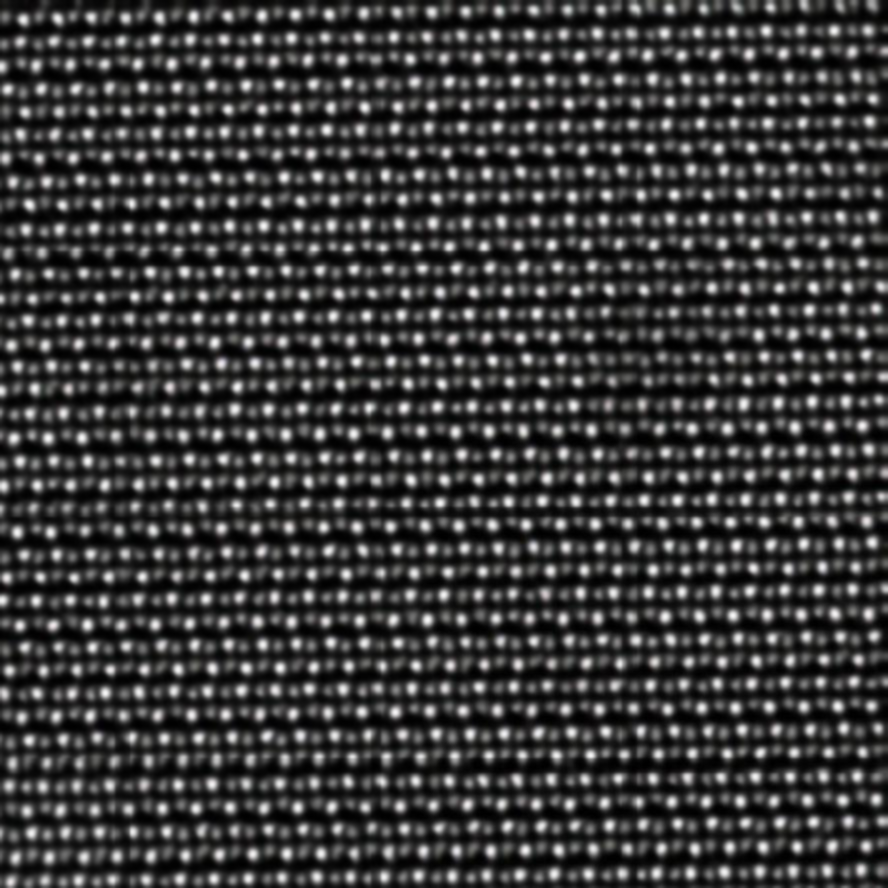
#> input picture classify/inputs/4-10-new-JEOL DF 15MX 400=beam .tif, 888 x 888 px
$ python -i pkg.py   (imports and definitions only)
#> lines starting #> are read from the running program, lines starting #| are printed output that depends on the picture
import pandas as pd
import numpy as np
import matplotlib.pyplot as plt
from scipy.ndimage import gaussian_filter
from scipy.optimize import curve_fit
from scipy.spatial import KDTree
from skimage.feature import peak_local_max
from sklearn.cluster import DBSCAN
from scipy.stats import gaussian_kde
import tkinter as tk
from tkinter import ttk, filedialog
from matplotlib.backends.backend_tkagg import FigureCanvasTkAgg


# 定义简化的二维高斯函数
def gaussian2d(xy, A, x0, y0, sigma_x, sigma_y, B):
    x, y = xy
    return A * np.exp(-((x - x0) ** 2 / (2 * sigma_x ** 2) + (y - y0) ** 2 / (2 * sigma_y ** 2))) + B
def filter_close_positions(positions, min_distance, filtered_img):
    """
    使用KDTree加速距离计算，过滤掉距离小于min_distance的坐标，保留像素值最大的那个。
    参数：
    positions: 原子坐标列表，每个坐标为[行, 列]。
    min_distance: 距离阈值，距离小于该值的坐标会被过滤掉。
    filtered_img: 图像数据，用于比较每个位置的像素值。
    返回：
    updated_positions: 筛选后的坐标列表。
    """
    # 创建KDTree
    tree = KDTree(positions)
    updated_positions = []

    # 遍历每个坐标
    for i, (x, y) in enumerate(positions):
        # 当前坐标的像素值
        value = filtered_img[int(y), int(x)]

        # 查找距离当前点小于min_distance的所有点
        neighbors = tree.query_ball_point([x, y], min_distance)

        # 如果没有邻居，则直接添加
        if not neighbors:
            updated_positions.append([x, y])
        else:
            # 检查邻居中像素值最大的点
            max_value = value
            best_pos = [x, y]
            for idx in neighbors:
                xx, yy = positions[idx]
                neighbor_value = filtered_img[int(yy), int(xx)]
                if neighbor_value > max_value:
                    max_value = neighbor_value
                    best_pos = [xx, yy]

            # 添加最优位置
            updated_positions.append(best_pos)

    return updated_positions

def process_frame(frame, roi=None, sigma=2, min_distance=5, threshold_abs=100, cut_size=10, visualize=False):
    #     gray_frame = cv2.cvtColor(frame, cv2.COLOR_BGR2GRAY)
#> called with sigma = 2, min_distance = 5, threshold_abs = 100, cut_size = 10, visualize = False
    gray_frame = frame

    # 对整张图进行高斯滤波
    filtered_img = gaussian_filter(gray_frame, sigma=sigma)
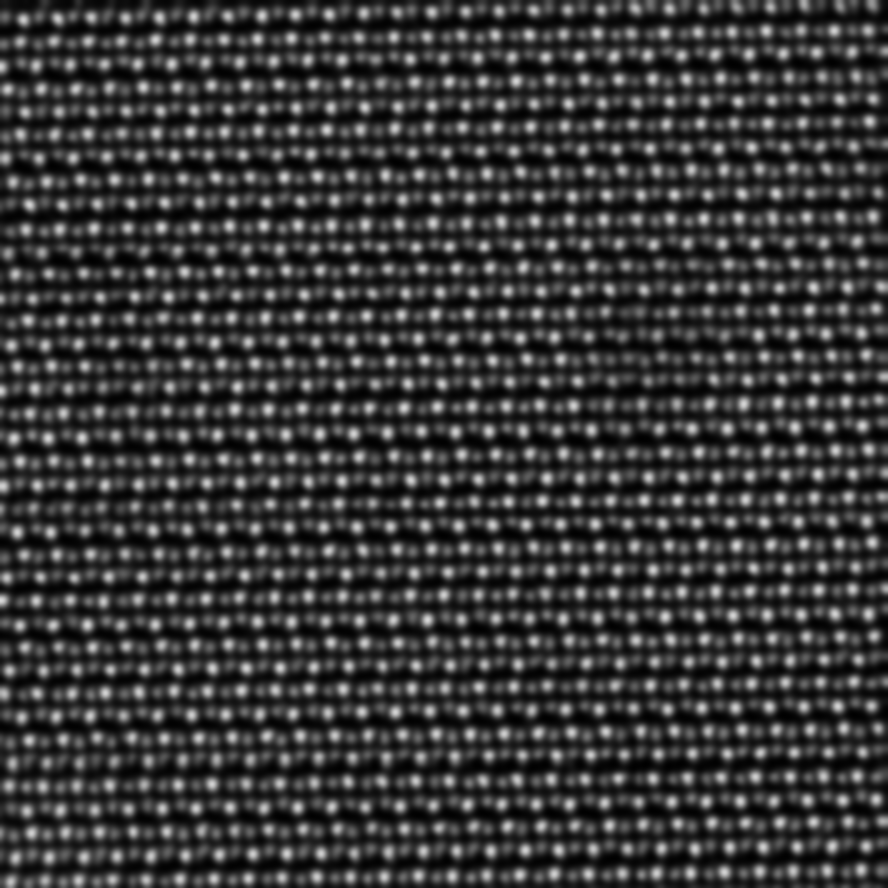
#> filtered_img: shape (888, 888); min 0, max 217, mean 57.5
    coordinates = peak_local_max(filtered_img, min_distance, threshold_abs, footprint=np.ones((3, 3)))
#> coordinates = 1553 pairs, first value 5 to 882, second value 5 to 882

    fit_results = []
    peak_heights = []  # 用来保存峰的高度
    for (y, x) in coordinates:
        x0, x1 = x - cut_size, x + cut_size + 1
        y0, y1 = y - cut_size, y + cut_size + 1
        if x0 < 0 or x1 > filtered_img.shape[1] or y0 < 0 or y1 > filtered_img.shape[0]:
            continue
        sub_img = filtered_img[y0:y1, x0:x1]
        x_grid, y_grid = np.meshgrid(np.arange(x0, x1), np.arange(y0, y1))
        xdata = np.vstack((x_grid.ravel(), y_grid.ravel()))
        initial_guess = (sub_img.max(), x, y, 0.05,0.05, sub_img.min())
        try:
            popt, _ = curve_fit(gaussian2d, xdata, sub_img.ravel(), p0=initial_guess)
            if popt[1] < 0 or popt[1] > filtered_img.shape[1] or popt[2] < 0 or popt[2] > filtered_img.shape[0]:
                popt[1] = x
                popt[2] = y
            fit_results.append(popt)
            peak_heights.append(popt[0])  # 保存每个峰的高度（振幅A）
        except RuntimeError:
            continue
#> this loop made 1553 passes
#> (x0, x1, y0, y1, initial_guess) on passes 1 to 3: (417, 438, 609, 630, (215, 427, 619, 0.05, 0.05, 7)), (38, 59, 428, 449, (214, 48, 438, 0.05, 0.05, 6)), (726, 747, 535, 556, (214, 736, 545, 0.05, 0.05, 10))
#> pass 1, in process_frame, `sub_img = filtered_img[y0:y1, x0:x1]`:
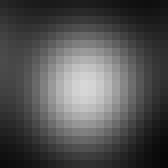
#> sub_img: shape (21, 21) (shown 8 times larger); min 7, max 215, mean 81.2
#> pass 3, in process_frame, `sub_img = filtered_img[y0:y1, x0:x1]`:
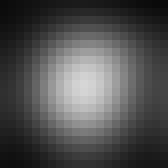
#> sub_img: shape (21, 21) (shown 8 times larger); min 10, max 214, mean 79.3
#> after the loop, fit_results = 1510 items; peak_heights = 1510 values, max 49660.7 at index 441, min -52102.2 at index 103, mean 5073.6

    positions = np.array([[fit[1], fit[2]] for fit in fit_results], dtype=np.float32)
#> positions = 1510 pairs, first value 10 to 877, second value 10 to 877
    positions = np.array(filter_close_positions(positions, 8, filtered_img))
#> the loop in filter_close_positions, `for i, (x, y) in enumerate(positions):` made 1510 passes
#> (x, y, value, neighbors) on passes 1 to 12: (427, 619, 215, [0]), (48, 438, 214, [1]), (736, 545, 214, [2]), (677, 500, 213, [3]), (516, 81, 212, [4]), (579, 56, 211, [5]), (29, 204, 211, [6]), (743, 403, 211, [7]), (404, 407, 211, [8]), (818, 474, 211, [9]), (733, 615, 211, [10]), (326, 129, 210, [11])
#> (x, y) on passes 46 to 51: (794, 427), (727, 428), (319, 433), (257, 458), (274, 482), (780, 498)
    print(len(positions))
#| 1510

    # 如果有设置ROI，筛选出位置在ROI内的原子
    if roi is not None:
        x, y, w, h = roi
        positions = np.array([pos for pos in positions if x <= pos[0] <= x + w and y <= pos[1] <= y + h],
                             dtype=np.float32)
    for x, y in positions:
        if x < 0 or x > gray_frame.width or y < 0 or y > gray_frame.height:
            positions = np.delete(positions, np.where(positions == [x, y])[0], axis=0)
#> this loop made 1 pass
#> (x, y) on pass 1: (427, 619)

    # 可视化
    if visualize:
        for i in [1, 7, 20, 40, 50]:
            x, y = positions[i]
        # 确定裁剪区域的边界
        crop_size = 5 * cut_size
        left = max(0, int(x - crop_size))
        upper = max(0, int(y - crop_size))
        right = min(gray_frame.width, int(x + crop_size + 1))
        lower = min(gray_frame.height, int(y + crop_size + 1))

        # 使用 PIL 的 crop 方法裁剪区域
        crop_frame = gray_frame.crop((left, upper, right, lower))

        crop_x, crop_y = crop_frame.size

        plt.figure(figsize=(10, 10))
        plt.imshow(crop_frame, cmap='gray')

        # 绘制圆形表示 min_distance
        circle = plt.Circle((crop_x/2, crop_y/2), radius=min_distance, color='red', fill=False, linestyle='-', linewidth=1.5)
        plt.gca().add_patch(circle)

        # 绘制方形表示 cut_size
        rect_x = crop_x/2 - cut_size
        rect_y = crop_y/2 - cut_size
        square = plt.Rectangle((rect_x, rect_y), 2 * cut_size + 1, 2 * cut_size + 1, edgecolor='blue', fill=False, linestyle='-', linewidth=1.5)
        plt.gca().add_patch(square)

        plt.title("Detected Points with min_distance and cut_size Visualization")
        plt.colorbar()
        plt.show()

    return positions, peak_heights

# [21 lines of commented-out code are left out]

>>> import cv2
>>> picture = cv2.imread('inputs/4-10-new-JEOL DF 15MX 400=beam .tif', cv2.IMREAD_GRAYSCALE)
#> (the run stopped early here; a loop or call above may not have finished)
